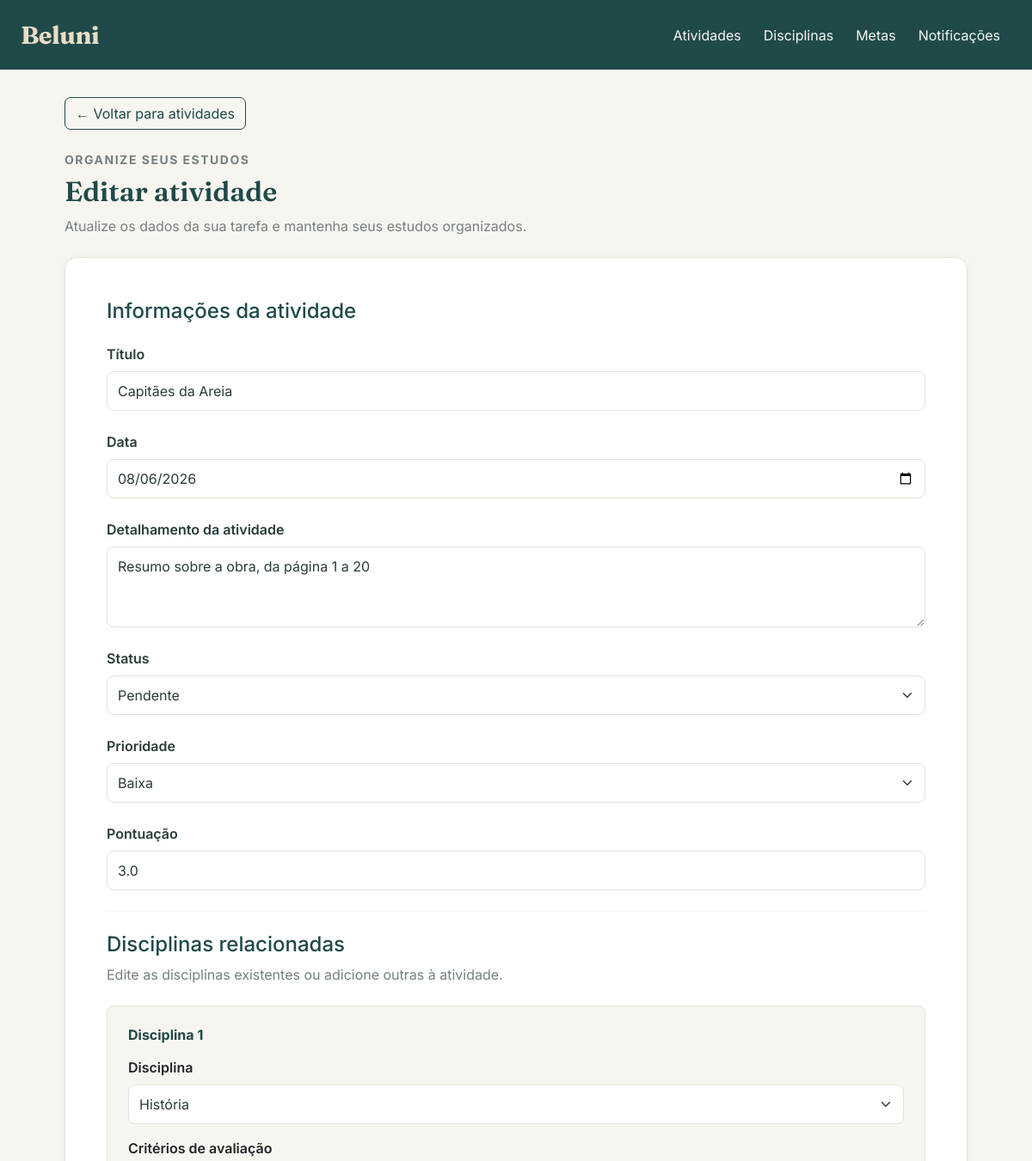
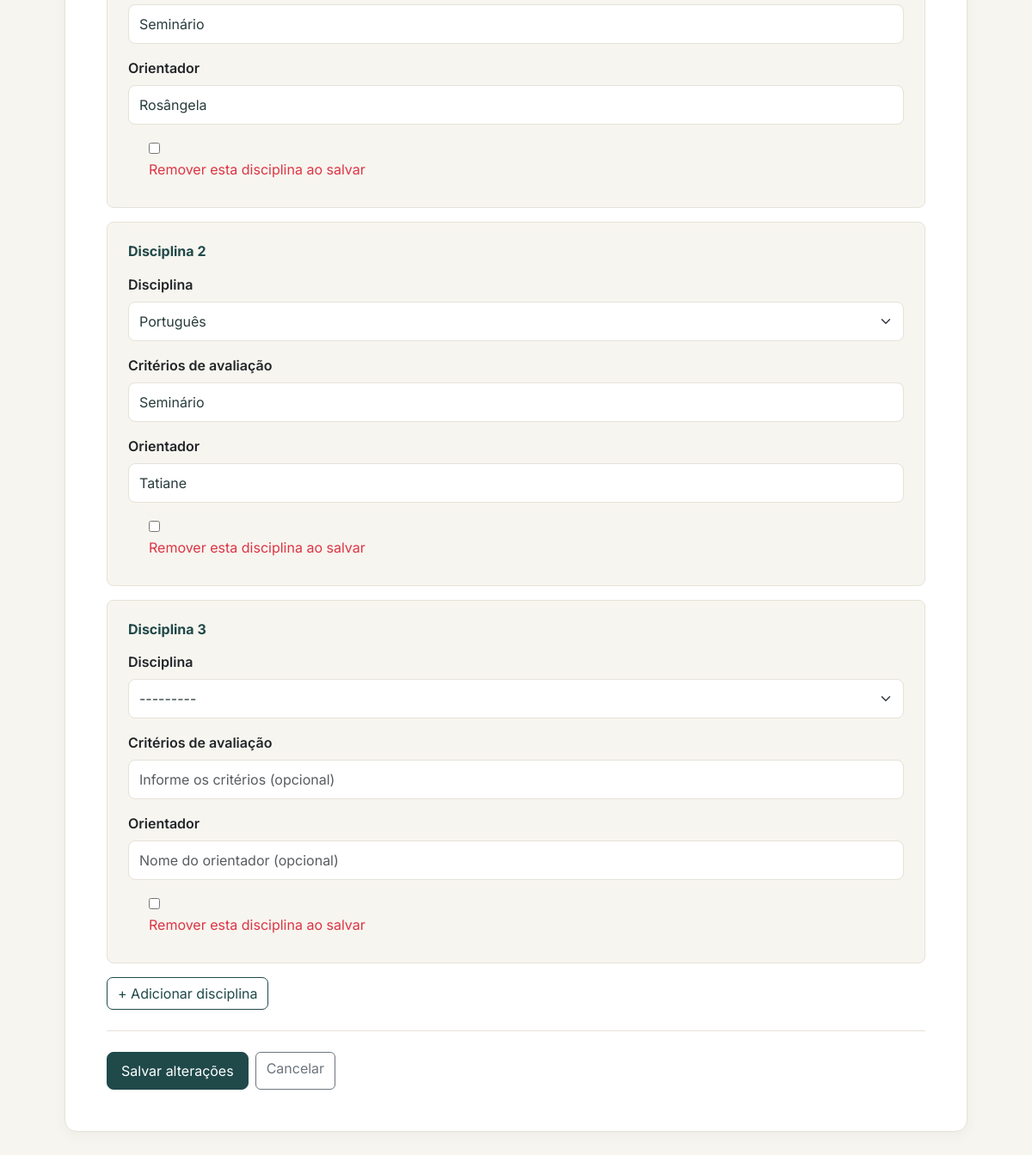
The page /atividades/1/editar/ (signed in) on the database as committed earlier (2 pictures, top to bottom).
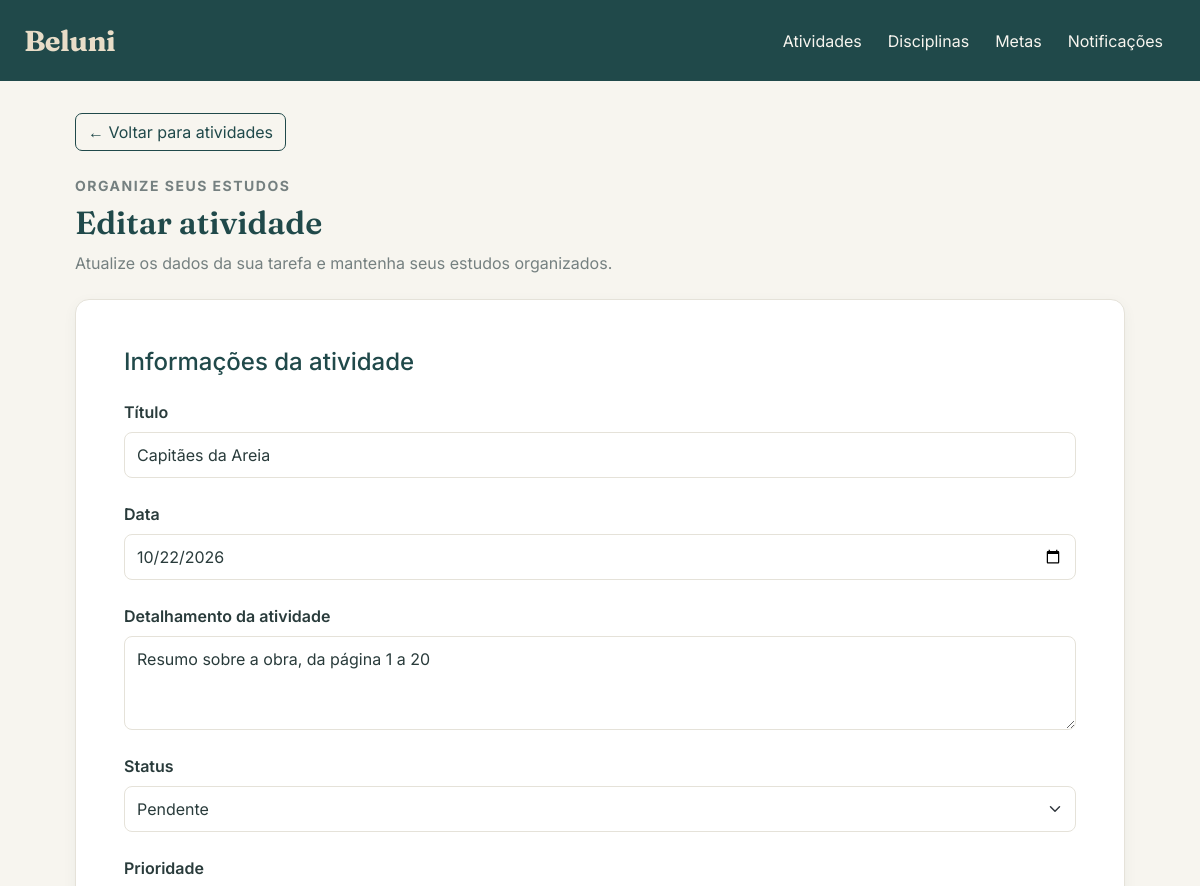
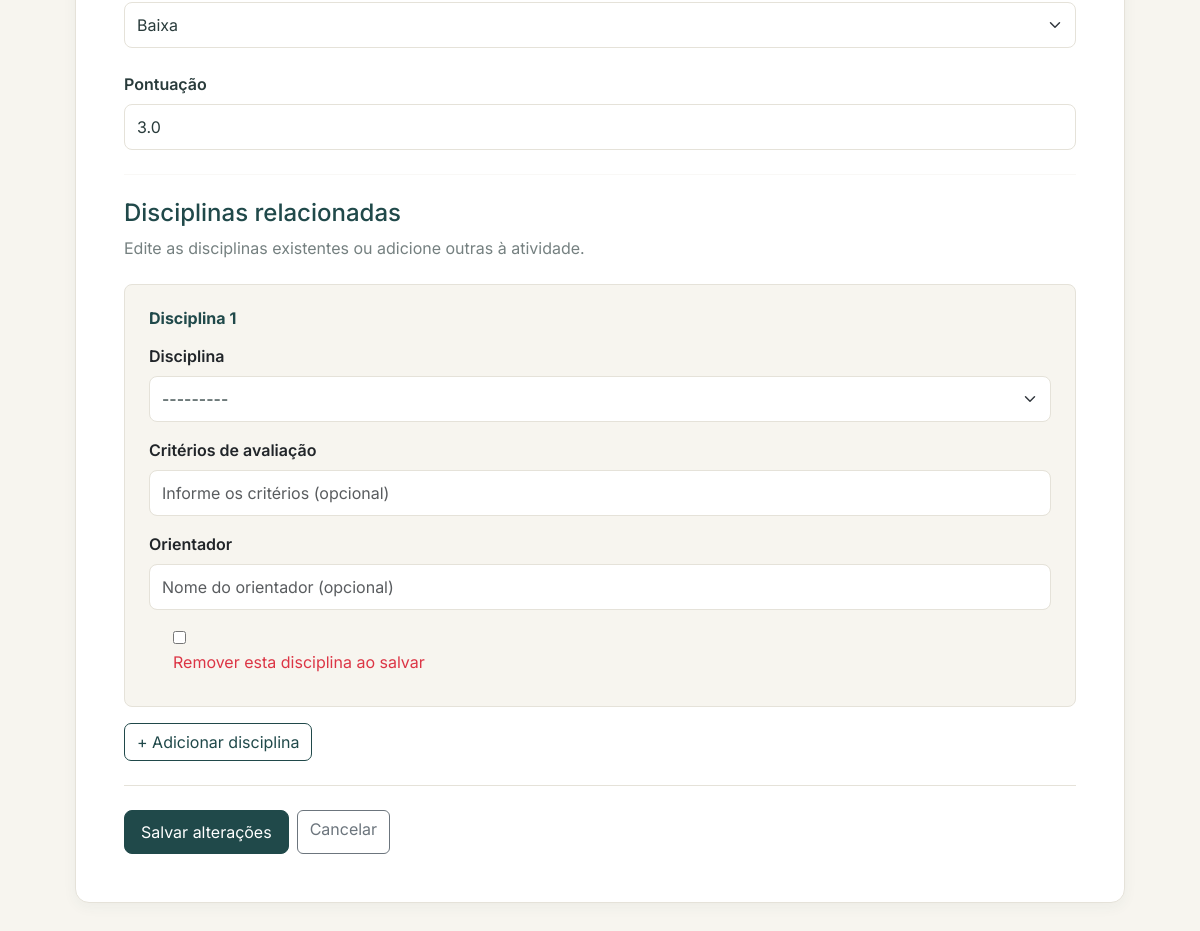
The same page on the database as committed later (2 pictures, top to bottom).
### atividade/models.py (models this page shows, shortened)
class Atividade(models.Model):
    titulo = models.CharField(max_length=100)
    data = models.DateField()
    detalhamento_atividade = models.CharField(max_length=255)
    status = models.CharField(max_length=50)
    prioridade = models.CharField(max_length=50)
    pontuacao = models.FloatField()
    disciplinas = models.ManyToManyField(
        Disciplina,
        through="AtividadeInterdisciplinar",
        related_name="atividades"
    )

### atividade/views.py (the view)
# urls.py: path('<int:id>/editar/', views.editar_atividade, name='editar_atividade'),
@login_required
@permission_required('atividade.change_atividade')
def editar_atividade(request, id):
    atividade = get_object_or_404(Atividade, id=id)
    if request.method == 'POST':
        form = AtividadeForm(
            request.POST,
            instance=atividade
        )
        formset = AtividadeInterdisciplinarFormSet(
            request.POST,
            instance=atividade,
            prefix='disciplinas'
        )
        if form.is_valid() and formset.is_valid():
            form.save()
            formset.save()
            return redirect('listar_atividades')
    else:
        form = AtividadeForm(instance=atividade)
        formset = AtividadeInterdisciplinarFormSet(
            instance=atividade,
            prefix='disciplinas'
        )
    return render(
        request,
        'atividade/editar.html',
        {
            'form': form,
            'formset': formset,
            'atividade': atividade,
        }
    )

### disciplinas/models.py (called while the page is built)
    def __str__(self):
        return self.nomedisciplina

### atividade/templates/atividade/editar.html (shortened to what this page needs)
{% extends 'base.html' %}
{% block conteudo %}
<div class="mb-4 mx-auto" style="max-width: 1050px;">
    <a href="{% url 'listar_atividades' %}"
       class="btn btn-outline-primary mb-4">
        ← Voltar para atividades
    </a>
    <p class="text-uppercase small fw-bold mb-2"
       style="color: #758080; letter-spacing: 1.5px;">
        ORGANIZE SEUS ESTUDOS
    </p>
    <h1 class="titulo-pagina mb-2">Editar atividade</h1>
    <p class="text-secondary mb-0">
        Atualize os dados da sua tarefa e mantenha seus estudos organizados.
    </p>
</div>
<div class="card mx-auto" style="width: 100%; max-width: 1050px;">
    <div class="card-body p-4 p-md-5">
        <form method="POST">
            <h4 class="mb-4" style="color: #20494A;">
                Informações da atividade
            </h4>
            {% for field in form %}
                <div class="mb-4">
                    <label for="{{ field.id_for_label }}"
                           class="form-label fw-semibold"
                           style="color: #293B3B;">
                        {{ field.label }}
                    </label>
                    {{ field }}
                </div>
            {% endfor %}
            <hr class="my-4" style="border-color: #E5E2D9;">
            <h4 class="mb-2" style="color: #20494A;">
                Disciplinas relacionadas
            </h4>
            <p class="text-secondary mb-4">
                Edite as disciplinas existentes ou adicione outras à atividade.
            </p>
            <div id="disciplinas-container">
                {% for subform in formset %}
                    <div class="disciplina-item rounded-3 p-3 p-md-4 mb-3"
                         style="background-color: #F7F5EF; border: 1px solid #E5E2D9;">
                        <div class="d-flex justify-content-between align-items-center mb-3">
                            <h6 class="fw-bold mb-0" style="color: #20494A;">
                                Disciplina <span class="numero-disciplina">{{ forloop.counter }}</span>
                            </h6>
                        </div>
                        {% for field in subform.visible_fields %}
                            {% if field.name != 'DELETE' %}
                                <div class="mb-3">
                                    <label for="{{ field.id_for_label }}"
                                           class="form-label fw-semibold">
                                        {{ field.label }}
                                    </label>
                                    {{ field }}
                                </div>
                            {% endif %}
                        {% endfor %}
                        {% if subform.DELETE %}
                            <div class="form-check mt-3">
                                {{ subform.DELETE }}
                                <label class="form-check-label text-danger"
                                       for="{{ subform.DELETE.id_for_label }}">
                                    Remover esta disciplina ao salvar
                                </label>
                            </div>
                        {% endif %}
                    </div>
                {% endfor %}
            </div>
            <button type="button"
                    id="adicionar-disciplina"
                    class="btn btn-outline-primary mb-4">
                + Adicionar disciplina
            </button>
            <div class="d-flex flex-wrap gap-2 pt-4"
                 style="border-top: 1px solid #E5E2D9;">
                <button type="submit" class="btn btn-primary">
                    Salvar alterações
                </button>
                <a href="{% url 'listar_atividades' %}"
                   class="btn btn-outline-secondary">
                    Cancelar
                </a>
            </div>
        </form>
    </div>
</div>
{% endblock %}

Rows that differ between the two databases and show on the page:
changed Atividade "Capitães da Areia": data "08/06/2026" → "10/22/2026"
Other text that changed with them:
form field field: "História" → "---------"
form field field: "Seminário" → (not shown)
form field field: "Rosângela" → (not shown)
list line gone: "Disciplina 2 Disciplina Português Critérios de avaliação Seminário Orientador Tatiane ☐ Remover esta disciplina ao salvar"
list line gone: "Disciplina 3 Disciplina --------- Critérios de avaliação  Orientador  ☐ Remover esta disciplina ao salvar"
